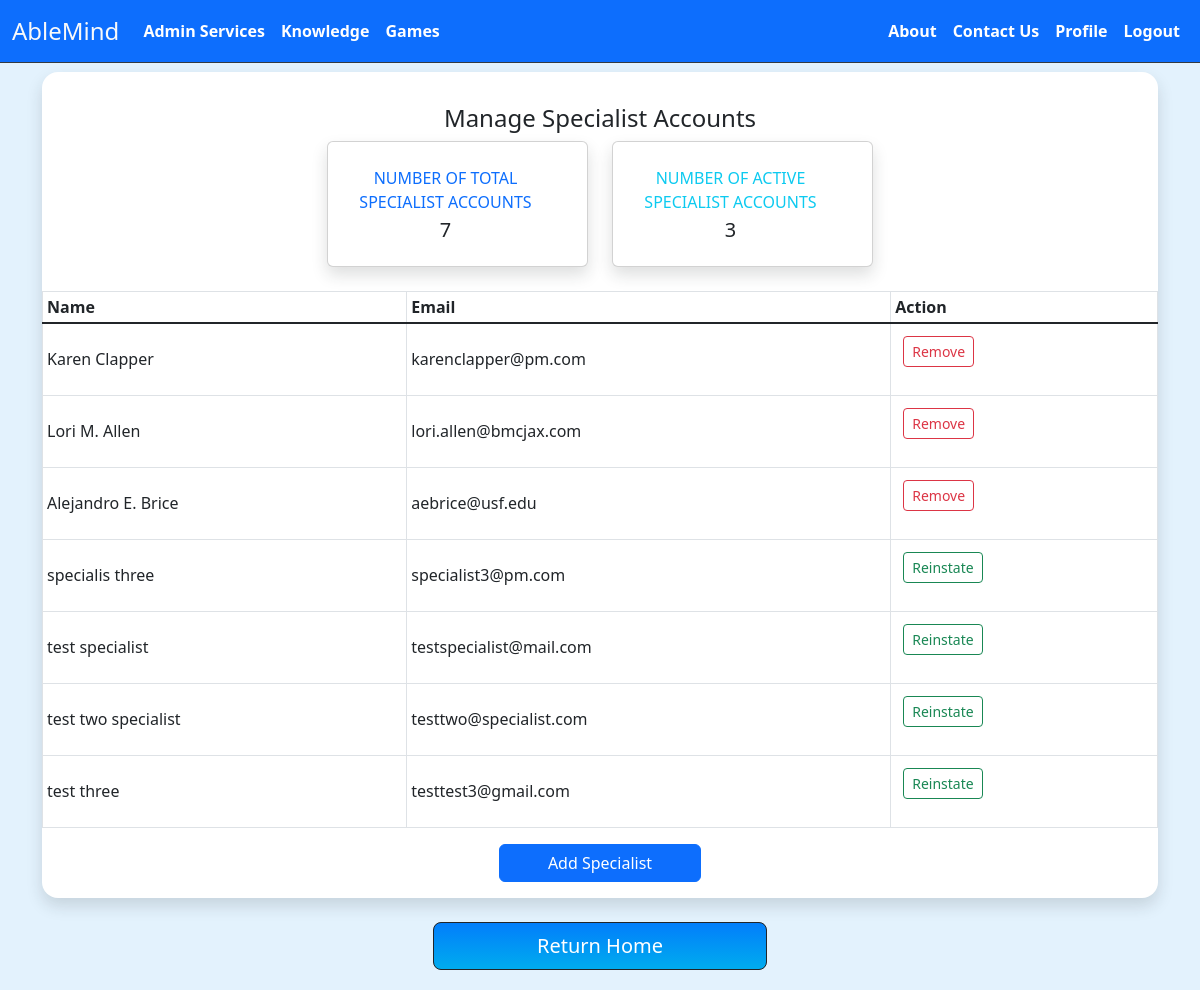
/manageSpecialists.php, run on an earlier commit of the app's database.
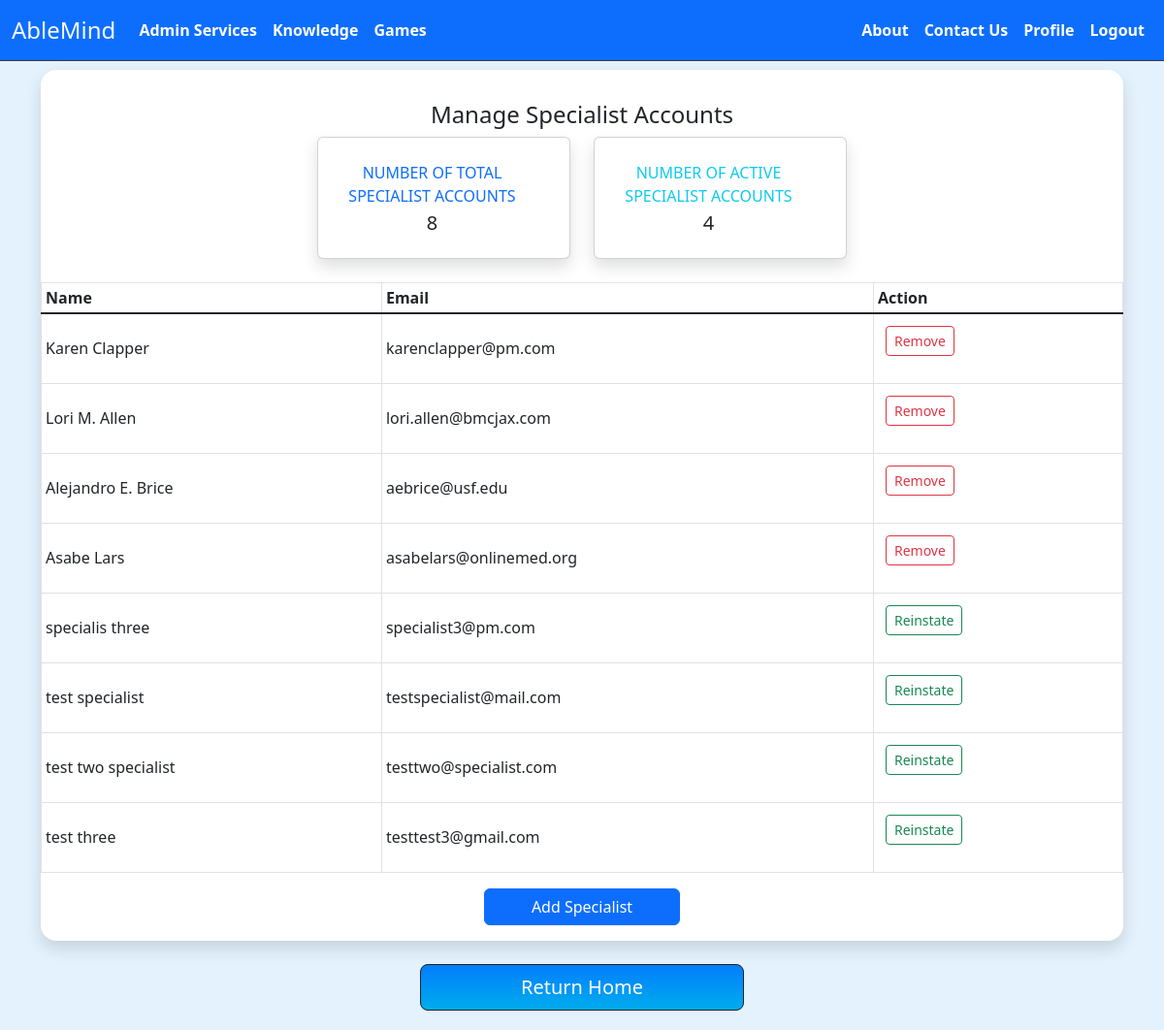
And on a later commit of the database.
### tables this page shows
CREATE TABLE `users` (
  `id` int(11) NOT NULL,
  `name` varchar(200) NOT NULL,
  `email` varchar(100) NOT NULL,
  `password` varchar(200) NOT NULL,
  `role` varchar(10) NOT NULL DEFAULT 'member',
  `profile_pic` varchar(250) NOT NULL DEFAULT 'default.jpg',
  `userStatus` varchar(10) NOT NULL DEFAULT 'active'
);

### manageSpecialists.php (the view, shortened to what the changed rows need)
<?php
require("project_connection.php");
require("navbar_admin.php");
try {
  $sql = "SELECT * FROM `users` where role= 'specialist' ORDER BY userStatus ";
  $result = $db->query($sql);
  $rows = $result->fetchAll();
  $sql2 = "SELECT COUNT(*) FROM `users` where `userStatus` = 'active' AND role= 'specialist'";
  $countResult = $db->query($sql2);
  $count = $countResult->fetchColumn();
} catch (PDOException $e) {
  echo $e->getMessage();
  die();
}
?>
<!DOCTYPE html>
<html lang="en">
<head>
  <link href="./assets/dist/css/bootstrap.min.css" rel="stylesheet">
</head>
<body style="background-color: #e3f2fd;">
  <br><br><br>
  <div class='container-lg'>
    <div class="rounded-4 shadow bg-white py-3">
      <div class="row ">
        <div class="col-xl-3 col-md-6 mb-4 ms-auto">
          <div class="card border-left-primary shadow h-100 py-2">
            <div class="card-body">
              <div class="row no-gutters align-items-center">
                <div class="col mr-2">
                  <div class="text-xs font-weight-bold text-primary text-uppercase mb-1 text-center">
                    Number of total Specialist Accounts</div>
                  <div class="h5 mb-0 font-weight-bold text-gray-800 text-center"><?php echo count($rows) ?> </div>
                </div>
              </div>
            </div>
          </div>
        </div>
        <div class="col-xl-3 col-md-6 mb-4 me-auto">
          <div class="card border-left-primary shadow h-100 py-2">
            <div class="card-body">
              <div class="row no-gutters align-items-center">
                <div class="col mr-2">
                  <div class="text-xs font-weight-bold text-info text-uppercase mb-1 text-center">
                    Number of active specialist accounts</div>
                  <div class="h5 mb-0 font-weight-bold text-gray-800 text-center"><?php echo $count; ?> </div>
                </div>
              </div>
            </div>
          </div>
        </div>
        <div class="table-responsive text-center">
          <table class="table table-bordered table-sm">
            <thead>
              <tr>
                <th scope="col">Name</th>
                <th scope="col">Email</th>
                <th scope="col">Action</th>
              </tr>
            </thead>
            <tbody class="table-group-divider table align-middle">
              <?php
              foreach ($rows as $row) {
              ?>
                <tr>
                  <td><?php echo $row['name']; ?></td>
                  <td style="white-space: pre-line;"><?php echo $row['email']; ?></td>
                  <td>
                    <form>
                      <?php
                      if ($row['userStatus'] == 'active')
                        echo "<input type='submit' name='removeUser' class='btn btn-outline-danger btn-sm' value='Remove'/>";
                      else
                        echo "<input type='submit' name='reinstateUser' class='btn btn-outline-success btn-sm' value='Reinstate'/>";
                      ?>
                    </form>
                  </td>
                </tr>
              <?php
              }
              ?>
            </tbody>
          </table>
        </div>
      </div>
    </div>
    <br>
  </div>
</body>
</html>

What changed in the data, as far as the page shows it:
added users: name "Asabe Lars", email "asabelars@onlinemed.org"
Also different on the page:
count($rows): "7" → "8"
$count: "3" → "4"
